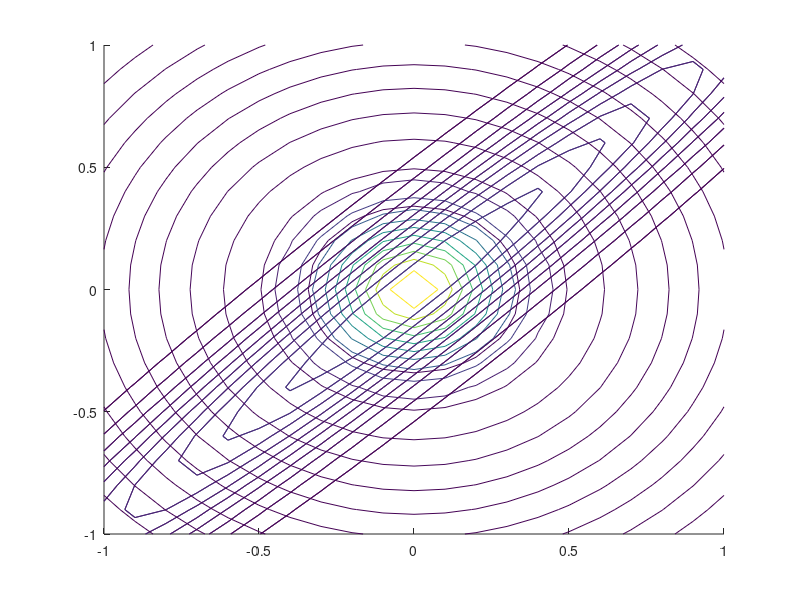

The MATLAB script that drew this image:
%% Plot KL(p,q) and KL(q,p) for 2d Gaussian

mu = [0,0];

Sigma = [1,0.97;0.97,1];
SigmaKLa = eye(2)/25;
SigmaKLb = eye(2);


x1 = [-1:0.1:1]';
x2 = x1;

n1 = length(x1);
n2 = length(x2);

f = zeros(n1,n2);
klqp = f;
klpq = f;

for i=1:n1
  f(i,:) = mvnpdf([repmat(x1(i),n2,1),x2],mu,Sigma);
  klqp(i,:) = mvnpdf([repmat(x1(i),n2,1),x2],mu, SigmaKLa );
  klpq(i,:) = mvnpdf([repmat(x1(i),n2,1),x2],mu,SigmaKLb);
end


% (a)
hold on;
contour(x1,x2,f); %'g',4,'linewidth',3);
contour(x1,x2,klqp); %'r',4,'linewidth',3);
hold off;


% (b)
hold on;
contour(x1,x2,f); %'g',4,'linewidth',3);
contour(x1,x2,klpq); %'r',4,'linewidth',3);
hold off;
